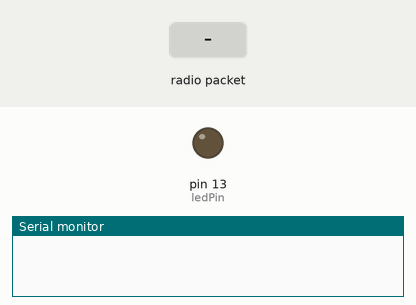
Recording of a sketch running on a simulated Arduino Uno, built with avr-gcc and run on an emulated ATmega328P. Parts: output pins drawn as LEDs (lit = HIGH), the last lines printed to the serial monitor. The test bench sets the inputs (shaded band). No radio packets arrive unless stated.

Above: at 2.9 s.
3.0 s: radio packet "1" arrives
At 5.3 s:
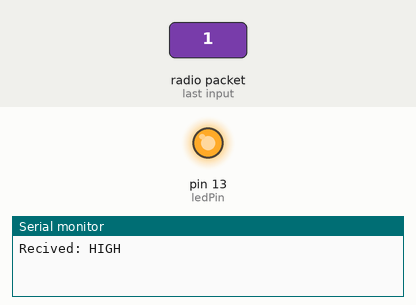
5.6 s: radio packet "0" arrives
At 6.8 s:
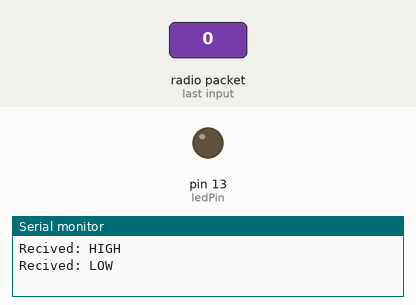
Timing chart, 0 to 8.6 s (numbered marks = the images above; inputs shaded):
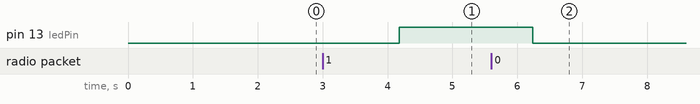

Measured:
- after the input at 3.0 s, pin 13 (ledPin): LOW → HIGH after 1.2 s
- after the input at 5.6 s, pin 13 (ledPin): HIGH → LOW after 0.64 s

The sketch:

RFtest.ino
```cpp
#include <VirtualWire.h>
/*
*  Project to get a 433 MHz transiver and reciver kit to
*  communicate with each other on one Arduino Uno
*/

char *controller;

// Defining tx and rx pins
int TxPin = 9;
int RxPin = 12;
int ledPin = 13;

// Setup
void setup() {
   Serial.begin(9600);
   pinMode(TxPin, OUTPUT);
   pinMode(ledPin, OUTPUT);

   vw_set_ptt_inverted(true); // Required for DR3100 ???

   // Setting tx and rx pins
   vw_set_tx_pin(TxPin);
   vw_set_rx_pin(RxPin);
   vw_setup(4000); // speed of data transfer Kbps

   vw_rx_start();
}

void loop() {
  TxMessageOn();
  RxMessage();
  delay(2000);
  TxMessageOff();
  RxMessage();
  delay(2000);
}

// Transmitter code for turning on the LED
void TxMessageOn(){
   controller="1" ;
   vw_send((uint8_t *)controller, strlen(controller));
   vw_wait_tx(); // Wait until the whole message is gone
   //digitalWrite(TxPin, 1);
   //delay(2000);
}

// Transmitter code for turning the LED off
void TxMessageOff(){
   controller = "0";
   vw_send((uint8_t *)controller, strlen(controller));
   vw_wait_tx(); // Wait until the whole message is gone
   //digitalWrite(13,0);
   //delay(2000);
}

// Receiver code
void RxMessage(){

   uint8_t buf[VW_MAX_MESSAGE_LEN];
   uint8_t buflen = VW_MAX_MESSAGE_LEN;

   if (vw_get_message(buf, &buflen)) // Non-blocking
   {
     // If the message is one, turn on LED
     if(buf[0]=='1')
     {
        digitalWrite(ledPin, HIGH);
        Serial.println("Recived: HIGH");
     }
     if(buf[0]=='0')
     {
        digitalWrite(ledPin, LOW);
        Serial.println("Recived: LOW");
     }
   }
}
```
